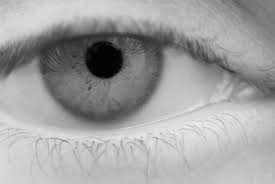
#> input picture display/eyes5.jpg, 275 x 184 px
$ python iris_detection.py   (older library calls are emulated)
#> lines starting #> are read from the running program, lines starting #| are printed output that depends on the picture; after the words box and inside, x2 and y2 are one past the last pixel; in counts of white or black regions, pixels touching at a corner belong together
import argparse
import numpy as np
import cv2
import time
import math

from sympy.solvers import solve
from sympy import Symbol

X_POS = 0
Y_POS = 1

def modImage(sceneName, img, kernel, erodeNum, dilateNum, invertion=False):
	ret, result = cv2.threshold(img, 0, 255, cv2.THRESH_BINARY+cv2.THRESH_OTSU)

	if(invertion):
		result = cv2.bitwise_not(result)

	cv2.imshow(sceneName, result)

	result = cv2.erode(result, kernel, iterations=erodeNum)
	result = cv2.dilate(result, kernel, iterations=dilateNum)

	result = cv2.GaussianBlur(result, (5,5), 0)

	return result

def searchBorder(img):
	result_point = []
	myQ = []

	height, width = img.shape[:2]

	visited = [[False for rows in range(0, height)]for cols in range(0, width)]

	direction = [ [0, -1], [1, -1], [1, 0], [1, 1], [0, 1], [-1, 1], [-1, 0], [-1, -1] ]

	for y in range(0, height):
		for x in range(0, width):

			if(img[y][x] != 0):
				myQ.append([x,y])

				while len(myQ) != 0:
					point = myQ.pop(0)

					try:
						if(visited[point[Y_POS]][point[X_POS]]):
							continue
					except:
						continue

					visited[point[Y_POS]][point[X_POS]] = True
					result_point.append(point)

					test_border = False
					temp_list = []
					for dir in direction:
						next_point = [ point[X_POS] + dir[X_POS], point[Y_POS] + dir[Y_POS] ]

						try:
							if(img[next_point[Y_POS]][next_point[X_POS]] == 0):
								temp_list.append(next_point)
							else:
								test_border = True
						except:
							continue

					if(test_border):
						for temp_point in temp_list:
							myQ.append(temp_point)

				return result_point

# [21 lines left out: function findCircleCenter, not called in this run]

def drawCircle(pointList, output_image, point_color, circle_color):
	unit_length = int(len(pointList) / 3)
	total_length = int(len(pointList) - unit_length*2)

	for i in range(0, 20):
		try:
			x,y,radius = findCircleCenter(pointList[i], pointList[i+unit_length], pointList[i+unit_length*2])
		except:
			continue

		if(x < 0 or y < 0):
			continue

		cv2.circle(output_image, (x,y), radius, circle_color, 1)
		cv2.rectangle(output_image, (x-2, y-2), (x+2, y+2), point_color, -1)


# [50 lines left out: functions getPupil, irisDetect, not called in this run]


if __name__ == "__main__":
	image = cv2.imread("eyes5.jpg")
#> image is the input picture: shape (184, 275, 3); min 0, max 243, mean 160.9
	output = image.copy()

	kernel = cv2.getStructuringElement(cv2.MORPH_ELLIPSE, (5,5))

	cv2.imshow("origin", image)

	"""
	processed_img = getPupil(image.copy())

	cv2.imshow("pros", processed_img)
	"""

	hsv = cv2.cvtColor(image, cv2.COLOR_BGR2HSV)
#> hsv: shape (184, 275, 3); mean H, S, V 0, 0, 160.9
	cv2.imshow("hsv", hsv)

	(channel_h, channel_s, channel_v) = cv2.split(hsv)
#> channel_h: shape (184, 275); every value is 0

	cv2.imshow("hue", channel_h)
	cv2.imshow("saturation", channel_s)
	cv2.imshow("value", channel_v)

	pupil = modImage("pu_man", channel_h, kernel, 5,5)
#> in modImage, `ret, result = cv2.threshold(img, 0, 255, cv2.THRESH_BINARY+cv2.THRESH_..`: ret = 0
	iris = modImage("ir_man", channel_v, kernel, 5, 5, True)
#> call 2 of modImage, with sceneName = 'ir_man', kernel = array of shape (5, 5), erodeNum = 5, dilateNum = 5, invertion = True
#> in modImage (call 2), `ret, result = cv2.threshold(img, 0, 255, cv2.THRESH_BINARY+cv2.THRESH_..`:
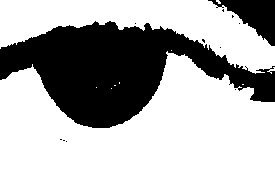
#> result: shape (184, 275); 68.4% white; 12 black regions (10 under 20 px), largest, box (x1, y1, x2, y2) and area: (0, 21, 275, 128) 14549, (208, 0, 275, 46) 1406
#> in modImage (call 2), `ret, result = cv2.threshold(img, 0, 255, cv2.THRESH_BINARY+cv2.THRESH_..`: ret = 143
#> in modImage (call 2), `result = cv2.erode(result, kernel, iterations=erodeNum)`:
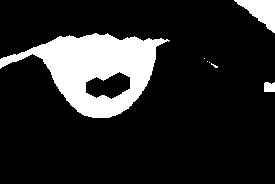
#> result: shape (184, 275); 15.1% white; 7 white regions (4 under 20 px), largest, box (x1, y1, x2, y2) and area: (0, 33, 170, 118) 6849, (234, 0, 275, 33) 689, (264, 82, 275, 92) 103
#> in modImage (call 2), `result = cv2.dilate(result, kernel, iterations=dilateNum)`:
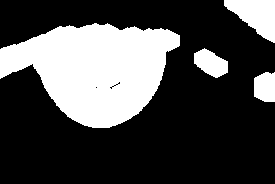
#> result: shape (184, 275); 28.7% white; 4 white regions, box (x1, y1, x2, y2) and area: (0, 23, 180, 128) 12030, (224, 0, 275, 43) 1304, (194, 48, 228, 78) 655, (254, 72, 275, 102) 558
#> in modImage (call 2), `result = cv2.GaussianBlur(result, (5,5), 0)`:
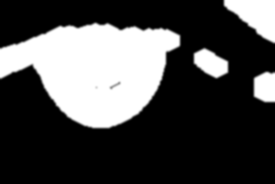
#> result: shape (184, 275); min 0, max 255, mean 73.3

	cv2.imshow("maden_pu", pupil)
	cv2.imshow("maden_ir", iris)

	pupil_point_list = searchBorder(pupil)
	iris_point_list = searchBorder(iris)
#> iris_point_list = []

	if not pupil_point_list is None:
		drawCircle(pupil_point_list, output, (255, 255, 0), (0, 255, 0))

	if not iris_point_list is None:
		drawCircle(iris_point_list, output, (0, 255, 255), (255, 0, 0))
#> in drawCircle, `unit_length = int(len(pointList) / 3)`: unit_length = 0

	cv2.imshow("output", output)
	cv2.imshow("pupil", pupil)
	cv2.imshow("iris", iris)

	cv2.waitKey(0)
	if cv2.waitKey(1)&0xFF == ord('q'):
#> (key q is pressed here)
		cv2.destroyAllWindows()

$ run again, with display/eyes2.jpg copied over display/eyes5.jpg
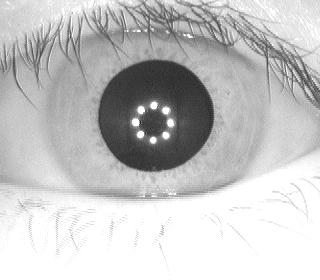
#> input picture display/eyes2.jpg, 320 x 280 px
#> image is the input picture: shape (280, 320, 3); min 34, max 255, mean 195.7
#> hsv: shape (280, 320, 3); mean H, S, V 0, 0, 195.7
#> channel_h: shape (280, 320); every value is 0
#> ret = 0
#> in modImage (call 2), `ret, result = cv2.threshold(img, 0, 255, cv2.THRESH_BINARY+cv2.THRESH_..`:
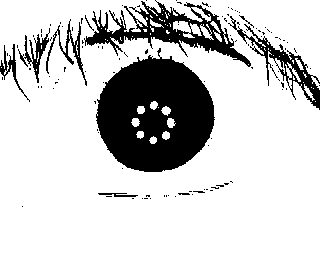
#> result: shape (280, 320); 81.8% white; 111 black regions (101 under 20 px), largest, box (x1, y1, x2, y2) and area: (96, 48, 215, 172) 10084, (84, 0, 251, 67) 3221, (228, 16, 320, 110) 1373
#> ret = 156
#> iris_point_list = 969 pairs, first value 94 to 217, second value 54 to 175
#> unit_length = 323
#> the loop in drawCircle, `for i in range(0, 20):` made 20 passes
#> (x, y, radius) on passes 1 to 8: (158, 114, 59), (156, 114, 60), (155, 115, 60), (152, 115, 59), (152, 114, 60), (156, 116, 63), (155, 116, 63), (154, 116, 62)
#> after the loop in drawCircle, `for i in range(0, 20):`:
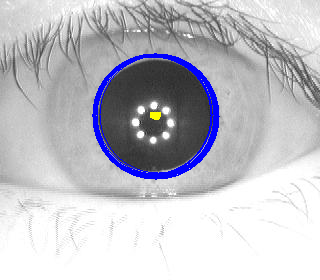
#> output_image: shape (280, 320, 3); mean B, G, R 198, 191.3, 191.3

$ run again, with display/eyes4.jpg copied over display/eyes5.jpg
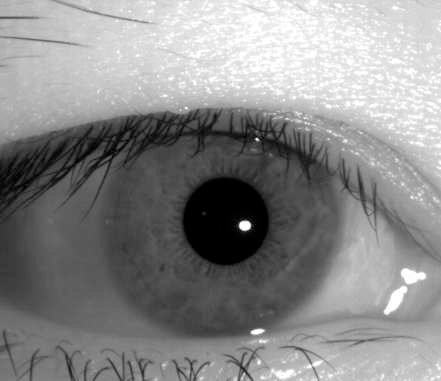
#> input picture display/eyes4.jpg, 441 x 381 px
#> image is the input picture: shape (381, 441, 3); min 0, max 255, mean 137.6
#> hsv: shape (381, 441, 3); mean H, S, V 0, 0, 137.6
#> channel_h: shape (381, 441); every value is 0
#> ret = 0
#> in modImage (call 2), `ret, result = cv2.threshold(img, 0, 255, cv2.THRESH_BINARY+cv2.THRESH_..`:
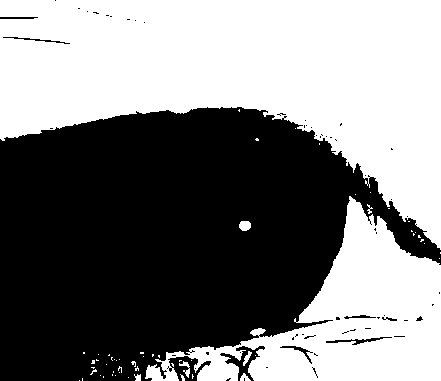
#> result: shape (381, 441); 50.1% white; 61 black regions (51 under 20 px), largest, box (x1, y1, x2, y2) and area: (0, 107, 441, 381) 82212, (167, 356, 211, 381) 498, (220, 346, 265, 381) 467
#> ret = 137
#> iris_point_list = 2505 pairs, first value -2 to 368, second value 103 to 380
#> unit_length = 835
#> the loop in drawCircle, `for i in range(0, 20):` made 20 passes
#> (x, y, radius) on passes 1 to 8: (143, 260, 167), (143, 259, 166), (139, 232, 144), (205, 319, 214), (246, 218, 121), (246, 217, 121), (142, 234, 146), (140, 234, 145)
#> after the loop in drawCircle, `for i in range(0, 20):`:
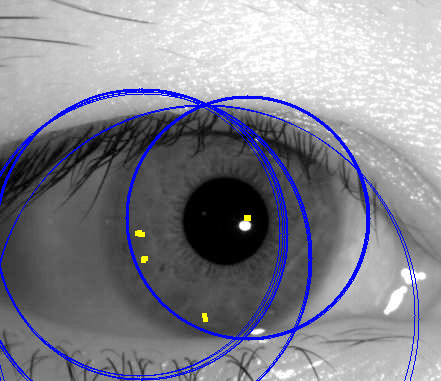
#> output_image: shape (381, 441, 3); mean B, G, R 144.1, 132.3, 132.3
